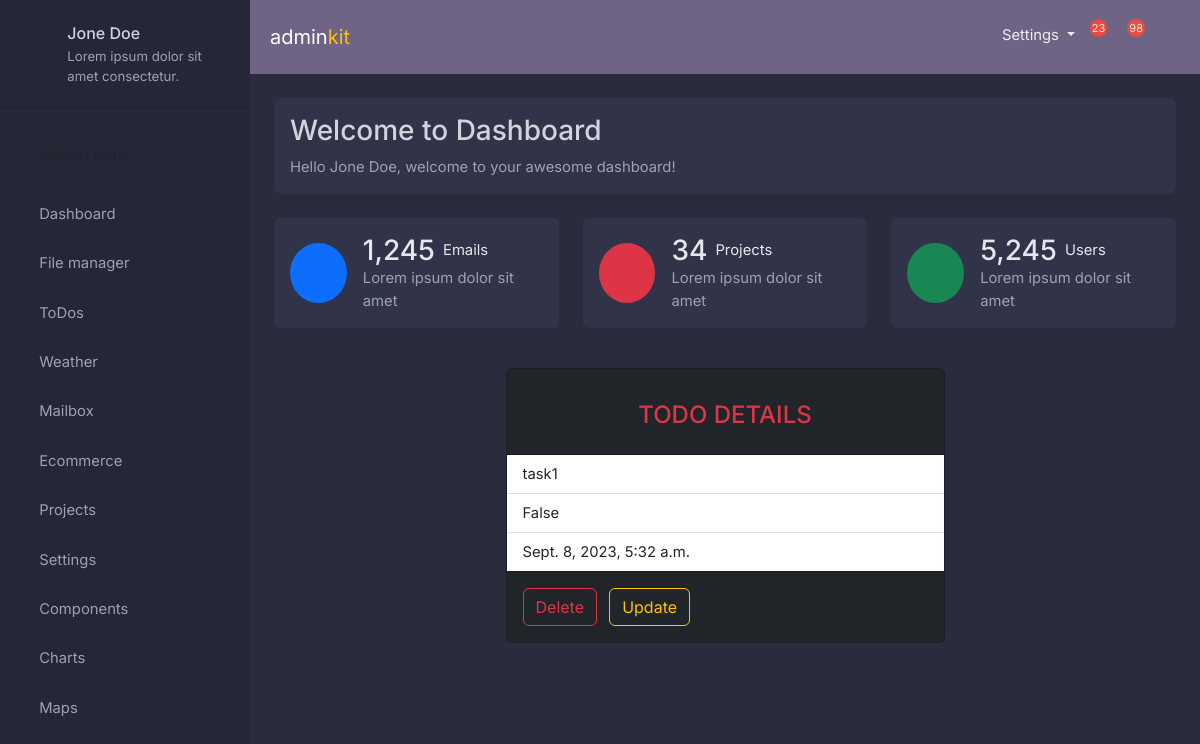
The page /todo/1/ on the database its author committed.
### app/models.py (models this page shows, shortened)
class Todos(models.Model):
    todo_name=models.CharField(max_length=150)
    status=models.BooleanField(default=False)
    date=models.DateTimeField(auto_now_add=True)

### app/views.py (the view)
# urls.py: path('todo/<int:pk>/',views.TodoDetailView.as_view(),name='todo_detail'),
class TodoDetailView(DetailView):
    model=Todos
    template_name="todo-detail.html"
    context_object_name="todo"

### app/templates/todo-detail.html (shortened to what this page needs)
<!DOCTYPE html>
{%load static%}
<html lang="en">
<head>
    <link href="https://cdn.jsdelivr.net/npm/bootstrap@5.3.0-alpha2/dist/css/bootstrap.min.css" rel="stylesheet">
    <link rel="stylesheet" href="{%static 'css/home.css'%}">
</head>
<body>
<aside class="sidebar position-fixed top-0 left-0 overflow-auto h-100 float-left" id="show-side-navigation1">
    <div class="sidebar-header d-flex justify-content-center align-items-center px-3 py-4">
      <div class="ms-2">
        <h5 class="fs-6 mb-0">
          <a class="text-decoration-none" href="#">Jone Doe</a>
        </h5>
        <p class="mt-1 mb-0">Lorem ipsum dolor sit amet consectetur.</p>
      </div>
    </div>
    <div class="search position-relative text-center px-4 py-3 mt-2">
      <input type="text" class="form-control w-100 border-0 bg-transparent " placeholder="Search here">
    </div>
    <ul class="categories list-unstyled">
      <li class="has-dropdown">
        <a href="{%url 'index'%}"> Dashboard</a>
      </li>
      <li class="">
        <a href="#"> File manager</a>
      </li>
      <li class="has-dropdown">
        <a href="{%url 'todo_list'%}"> ToDos</a>
      </li>
      <li class="has-dropdown">
        <a href="{%url 'weather'%}"> Weather</a>
      </li>
      <li class="has-dropdown">
        <a href="#"> Mailbox</a>
      </li>
      <li class="has-dropdown">
        <a href="#"> Ecommerce</a>
      </li>
      <li class="has-dropdown">
        <a href="#"> Projects</a>
      </li>
      <li class="">
        <a href="#"> Settings</a>
      </li>
      <li class="has-dropdown">
        <a href="#"> Components</a>
      </li>
      <li class="has-dropdown">
        <a href="#"> Charts</a>
      </li>
      <li class="">
        <a href="#"> Maps</a>
      </li>
    </ul>
  </aside>
  <section id="wrapper">
    <nav class="navbar navbar-expand-md">
      <div class="container-fluid mx-2">
        <div class="navbar-header">
          <a class="navbar-brand" href="#">admin<span class="main-color">kit</span></a>
        </div>
        <div class="collapse navbar-collapse" id="toggle-navbar">
          <ul class="navbar-nav ms-auto">
            <li class="nav-item dropdown">
              <a class="nav-link dropdown-toggle" href="#" id="navbarDropdown" role="button" data-bs-toggle="dropdown" aria-expanded="false">
                Settings
              </a>
            </li>
            <li class="nav-item">
              <a class="nav-link" href="#"><span>23</span></a>
            </li>
            <li class="nav-item">
              <a class="nav-link" href="#"><span>98</span></a>
            </li>
            <li class="nav-item">
            </li>
          </ul>
        </div>
      </div>
    </nav>
    <div class="p-4">
      <div class="welcome">
        <div class="content rounded-3 p-3">
          <h1 class="fs-3">Welcome to Dashboard</h1>
          <p class="mb-0">Hello Jone Doe, welcome to your awesome dashboard!</p>
        </div>
      </div>
      <section class="statistics mt-4">
        <div class="row">
          <div class="col-lg-4">
            <div class="box d-flex rounded-2 align-items-center mb-4 mb-lg-0 p-3">
              <i class="uil-envelope-shield fs-2 text-center bg-primary rounded-circle"></i>
              <div class="ms-3">
                <div class="d-flex align-items-center">
                  <h3 class="mb-0">1,245</h3> <span class="d-block ms-2">Emails</span>
                </div>
                <p class="fs-normal mb-0">Lorem ipsum dolor sit amet</p>
              </div>
            </div>
          </div>
          <div class="col-lg-4">
            <div class="box d-flex rounded-2 align-items-center mb-4 mb-lg-0 p-3">
              <i class="uil-file fs-2 text-center bg-danger rounded-circle"></i>
              <div class="ms-3">
                <div class="d-flex align-items-center">
                  <h3 class="mb-0">34</h3> <span class="d-block ms-2">Projects</span>
                </div>
                <p class="fs-normal mb-0">Lorem ipsum dolor sit amet</p>
              </div>
            </div>
          </div>
          <div class="col-lg-4">
            <div class="box d-flex rounded-2 align-items-center p-3">
              <i class="uil-users-alt fs-2 text-center bg-success rounded-circle"></i>
              <div class="ms-3">
                <div class="d-flex align-items-center">
                  <h3 class="mb-0">5,245</h3> <span class="d-block ms-2">Users</span>
                </div>
                <p class="fs-normal mb-0">Lorem ipsum dolor sit amet</p>
              </div>
            </div>
          </div>
        </div>
      </section>
      <section class="charts mt-4">
        <div class="row bg-#111827">
          <div class="col-3"></div>
          <div class="col-6 mt-3">
            <div class="bg-#111827">
              <div class="card bg-dark" style="width:100%">
                  <div class="card-body bg-dark">
                    <h4 class="card-title text-center mt-3 text-danger">TODO DETAILS</h4>
                  </div>
                  <ul class="list-group list-group-flush">
                    <li class="list-group-item">{{todo.todo_name}}</li>
                    <li class="list-group-item">{{todo.status}}</li>
                    <li class="list-group-item">{{todo.date}}</li>
                  </ul>
                  <div class="p-3 ">
                      <a href="{% url 'todo_delete' todo.id %}" class="btn btn-outline-danger">Delete</a>
                    <a href="{%url 'todo_update' todo.id%}" class="btn btn-outline-warning ms-2">Update</a></div>
                  </div>
                  </div>
          </div>
          <div class="col-3"></div>
      </div>
      </section>

### app/static/css/home.css (style rules this page uses)
:root { --dk-gray-100: #F3F4F6; --dk-gray-200: #E5E7EB; --dk-gray-300: #D1D5DB; --dk-gray-400: #9CA3AF; --dk-gray-500: #6B7280; --dk-gray-600: #4B5563; --dk-gray-700: #374151; --dk-gray-800: #1F2937; --dk-gray-900: #111827; --dk-dark-bg: #313348; --dk-darker-bg: #2a2b3d; --navbar-bg-color: #6f6486; --sidebar-bg-color: #252636; --sidebar-width: 250px; }
* { margin: 0; padding: 0; box-sizing: border-box; }
body { font-family: 'Inter', sans-serif; background-color: var(--dk-darker-bg); font-size: .925rem; }
#wrapper { margin-left: var(--sidebar-width); transition: all .3s ease-in-out; }
.sidebar { background-color: var(--sidebar-bg-color); width: var(--sidebar-width); transition: all .3s ease-in-out; transform: translateX(0); z-index: 9999999 }
.sidebar .sidebar-header { border-bottom: 1px solid #2a2b3c }
.sidebar .sidebar-header h5 a { color: var(--dk-gray-300) }
.sidebar .sidebar-header p { color: var(--dk-gray-400); font-size: .825rem; }
.sidebar > ul > li { padding: .7rem 1.75rem; }
.sidebar ul > li > a { color: var(--dk-gray-400); text-decoration: none; }
.sidebar ul > li.has-dropdown > a:after { content: '\eb3a'; font-family: unicons-line; font-size: 1rem; line-height: 1.8; float: right; color: var(--dk-gray-500); transition: all .3s ease-in-out; }
.welcome { color: var(--dk-gray-300); }
.welcome .content { background-color: var(--dk-dark-bg); }
.welcome p { color: var(--dk-gray-400); }
.statistics { color: var(--dk-gray-200); }
.statistics .box { background-color: var(--dk-dark-bg); }
.statistics .box i { width: 60px; height: 60px; line-height: 60px; }
.statistics .box p { color: var(--dk-gray-400); }
.main-color { color: #ffc107 }
.navbar { background-color: var(--navbar-bg-color) !important; border: none !important; }
.navbar .navbar-nav>li>a { color: #EEE !important; line-height: 55px !important; padding: 0 10px !important; }
.navbar .navbar-brand { color:#FFF !important }
.navbar .navbar-brand { line-height: 55px !important; padding: 0 !important }
.navbar>.container .navbar-brand, .navbar>.container-fluid .navbar-brand { margin: 0 !important }
.navbar .navbar-nav>li>a { float: left !important; }
.navbar .navbar-nav>li>a>span:not(.caret) { background-color: #e74c3c !important; border-radius: 50% !important; height: 25px !important; width: 25px !important; padding: 2px !important; font-size: 11px !important; position: relative !important; top: -10px !important; right: 5px !important }

### rows shown on the page
Todos: todo_name "task1", status "False", date "Sept. 8, 2023, 5:32 a.m."
